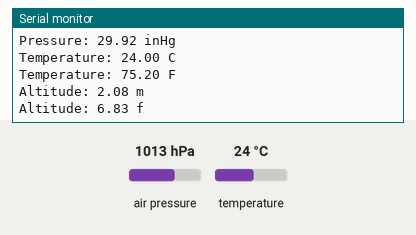
A sketch run on a simulated Arduino Uno, built with avr-gcc and run on an emulated ATmega328P. Shown: the last lines printed to the serial monitor. The inputs (shaded band) are chosen by the test bench; at power-on: air pressure 1013 hPa, temperature 24 °C.

Above: at 1.4 s.
1.5 s: air pressure set to 952 hPa
At 2.21 s:
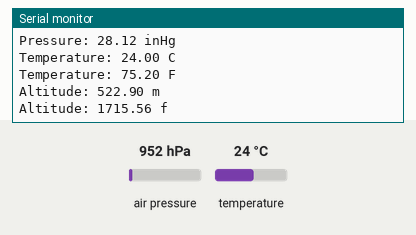
3.0 s: temperature set to 12 °C
At 3.99 s:
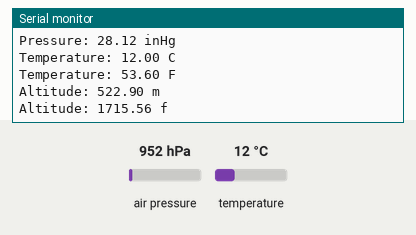
4.5 s: air pressure set to 1000 hPa
At 5.18 s:
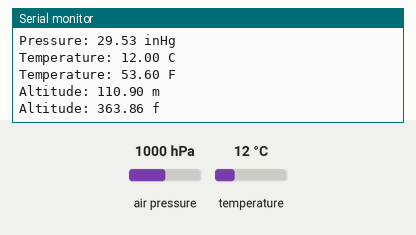
Timing chart, 0 to 7.5 s (numbered marks = the images above; inputs shaded):
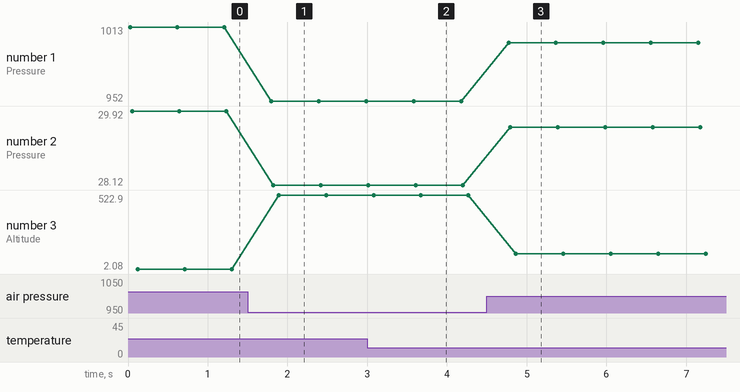

The sketch:

DougBMPUpdates.ino
```cpp
    #include <Wire.h>
    #include <Adafruit_Sensor.h>
    #include <Adafruit_BMP085_U.h>

    Adafruit_BMP085_Unified bmp = Adafruit_BMP085_Unified(10085);

    void setup(void)
    {
    Serial.begin(9600);
    Serial.println("Pressure Sensor Test"); Serial.println("");
    /* Initialise the sensor */
    if(!bmp.begin())
    {
    /* There was a problem detecting the BMP085 ... check your connections */
    Serial.print("Ooops, no BMP085 detected ... Check your wiring or I2C ADDR!");
    while(1);
    }
    }

    void loop(void)
    {
    /* Get a new sensor event */
    sensors_event_t event;
    bmp.getEvent(&event);
    /* Display the results (barometric pressure is measure in hPa) */
    if (event.pressure)
    {
    /* Display atmospheric pressue in hPa */
    Serial.print("Pressure: ");
    Serial.print(event.pressure);
    Serial.println(" hPa");

    Serial.print("Pressure: ");
    Serial.print(event.pressure/33.86);
    Serial.println(" inHg");


    /* Calculating altitude with reasonable accuracy requires pressure *
    * sea level pressure for your position at the moment the data is *
    * converted, as well as the ambient temperature in degress *
    * celcius. If you don't have these values, a 'generic' value of *
    * 1013.25 hPa can be used (defined as SENSORS_PRESSURE_SEALEVELHPA *
    * in sensors.h), but this isn't ideal and will give variable *
    * results from one day to the next. *
    * *
    * You can usually find the current SLP value by looking at weather *
    * websites or from environmental information centers near any major *
    * airport. *
    * *
    * For example, for Paris, France you can check the current mean *
    * pressure and sea level at: http://bit.ly/16Au8ol */
    /* First we get the current temperature from the BMP085 */
    float temperature;
    float ftemperature;
    bmp.getTemperature(&temperature);

    Serial.print("Temperature: ");
    Serial.print(temperature);
    Serial.println(" C");

    ftemperature=((temperature * 9) / 5) + 32;
    Serial.print("Temperature: ");
    Serial.print(ftemperature);
    Serial.println(" F");

    /* Then convert the atmospheric pressure, SLP and temp to altitude */
    /* Update this next line with the current SLP for better results */
    float seaLevelPressure = SENSORS_PRESSURE_SEALEVELHPA;
    float MAltitude = bmp.pressureToAltitude(seaLevelPressure,event.pressure,temperature);
    float FAltitude = (MAltitude * 39.370)/12;

    Serial.print("Altitude: ");
    Serial.print(MAltitude);
    Serial.println(" m");

    Serial.print("Altitude: ");
    Serial.print(FAltitude);
    Serial.println(" f");
    Serial.println("");

    }
    else
    {
    Serial.println("Sensor error");
    }
    delay(500);
    }
```

Measured:
- after the input at 1.5 s, the serial monitor: prints a new line after 0.30 s (image 1)
- after the input at 3.0 s, the serial monitor: prints a new line after 0.63 s (image 2)
- after the input at 4.5 s, the serial monitor: prints a new line after 0.27 s (image 3)
- plotted number 1: 1013 → 952 after the input at 1.5 s, 952 → 1000 after the input at 4.5 s
- plotted number 2: 29.92 → 28.12 after the input at 1.5 s, 28.12 → 29.53 after the input at 4.5 s
- plotted number 3: 2.08 → 522.9 after the input at 1.5 s, 522.9 → 110.9 after the input at 4.5 s
